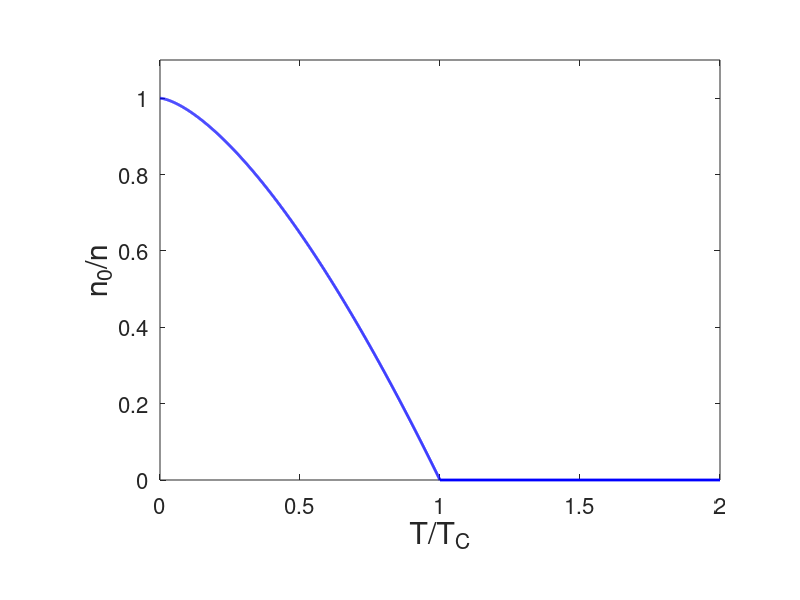
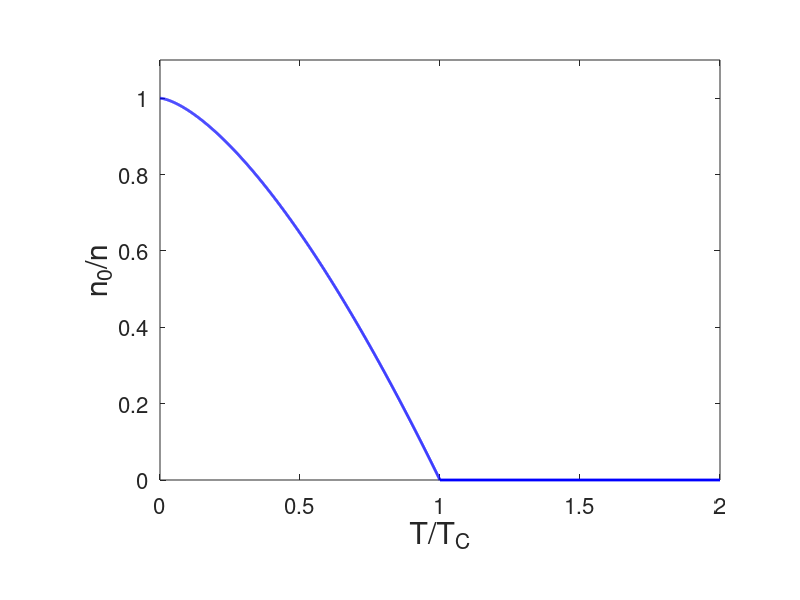

The MATLAB script that drew these images, in order:
clear all;close all;clc

% n_C versus T

f4 = figure(4);

X = 0:0.001:1;
Y = 1-X.^(3/2);
plot(X,Y,'-b','linewidth',2); hold on
plot([1,2],[0.0,0.0],'-b','linewidth',2); hold on


%axis([-1 2 -1 2]);

set(gca,'position',[0.2 0.2 0.7 0.7]);
set(gca,'fontsize',16);

xlabel('T/T_C','fontsize',22);
ylabel('n_0/n','fontsize',22);
axis([0 2 0 1.1])

fn4 = 'condensate_fraction.pdf';
fn5 = 'condensate_fraction.eps';
saveas(f4,fn4,'pdf')
saveas(f4,fn5,'psc2')